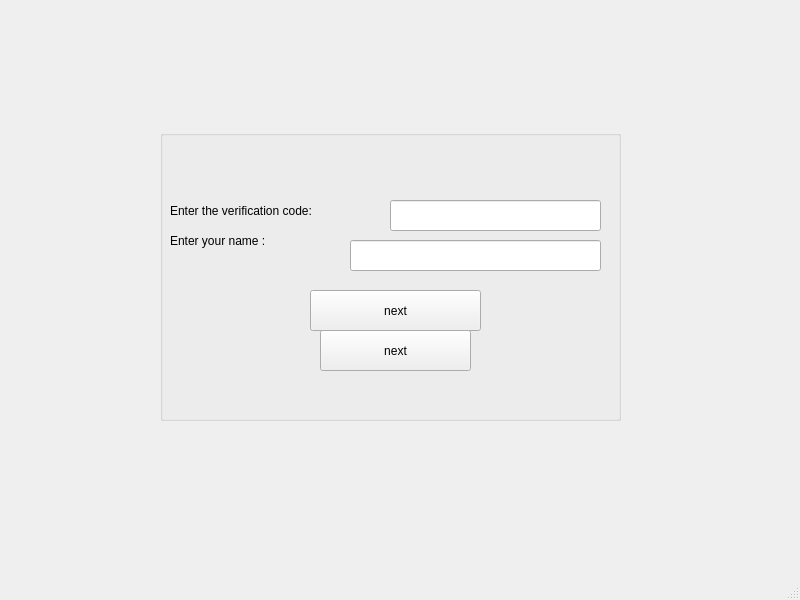
<?xml version="1.0" encoding="UTF-8"?>
<ui version="4.0">
 <class>page3_verificationcode</class>
 <widget class="QMainWindow" name="page3_verificationcode">
  <property name="geometry">
   <rect>
    <x>0</x>
    <y>0</y>
    <width>800</width>
    <height>600</height>
   </rect>
  </property>
  <property name="windowTitle">
   <string>MainWindow</string>
  </property>
  <widget class="QWidget" name="centralwidget">
   <widget class="QGroupBox" name="groupBox">
    <property name="geometry">
     <rect>
      <x>160</x>
      <y>130</y>
      <width>461</width>
      <height>291</height>
     </rect>
    </property>
    <property name="title">
     <string/>
    </property>
    <widget class="QLabel" name="verification_label">
     <property name="geometry">
      <rect>
       <x>10</x>
       <y>60</y>
       <width>211</width>
       <height>41</height>
      </rect>
     </property>
     <property name="text">
      <string>Enter the verification code:</string>
     </property>
    </widget>
    <widget class="QLineEdit" name="verification_lineEdit">
     <property name="geometry">
      <rect>
       <x>230</x>
       <y>70</y>
       <width>211</width>
       <height>31</height>
      </rect>
     </property>
    </widget>
    <widget class="QPushButton" name="next_pushButton">
     <property name="geometry">
      <rect>
       <x>150</x>
       <y>160</y>
       <width>171</width>
       <height>41</height>
      </rect>
     </property>
     <property name="text">
      <string>next</string>
     </property>
    </widget>
    <widget class="QLineEdit" name="lineEdit_get_name">
     <property name="geometry">
      <rect>
       <x>190</x>
       <y>110</y>
       <width>251</width>
       <height>31</height>
      </rect>
     </property>
    </widget>
    <widget class="QLabel" name="label_get_name">
     <property name="geometry">
      <rect>
       <x>10</x>
       <y>100</y>
       <width>171</width>
       <height>21</height>
      </rect>
     </property>
     <property name="text">
      <string>Enter your name :</string>
     </property>
    </widget>
    <widget class="QPushButton" name="pushButton_get_name">
     <property name="geometry">
      <rect>
       <x>160</x>
       <y>200</y>
       <width>151</width>
       <height>41</height>
      </rect>
     </property>
     <property name="text">
      <string>next</string>
     </property>
    </widget>
   </widget>
  </widget>
  <widget class="QMenuBar" name="menubar">
   <property name="geometry">
    <rect>
     <x>0</x>
     <y>0</y>
     <width>800</width>
     <height>22</height>
    </rect>
   </property>
  </widget>
  <widget class="QStatusBar" name="statusbar"/>
 </widget>
 <resources/>
 <connections/>
</ui>
